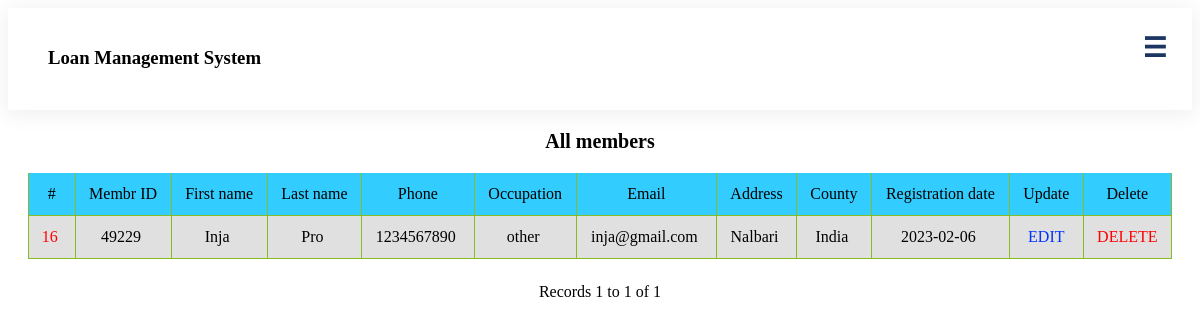
The page /admin/displaymember.php (signed in) on the database as committed earlier.
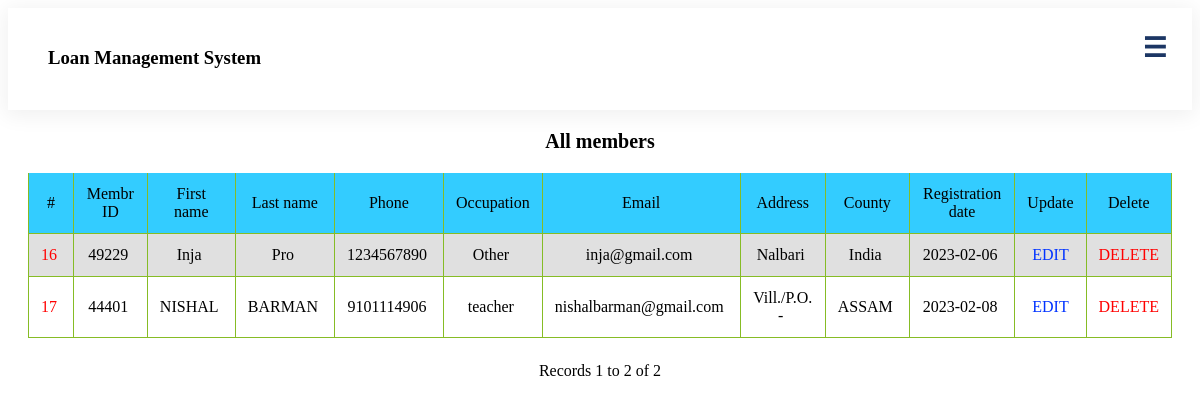
The same page on the database as committed later.
### tables this page shows
CREATE TABLE `member` (
  `id` int(5) NOT NULL,
  `memberId` int(8) NOT NULL,
  `fName` varchar(15) NOT NULL,
  `lName` varchar(15) NOT NULL,
  `gender` varchar(6) NOT NULL,
  `phone` varchar(13) NOT NULL,
  `occupation` varchar(20) NOT NULL,
  `email` varchar(30) NOT NULL,
  `password` varchar(15) NOT NULL,
  `address` varchar(12) NOT NULL,
  `county` varchar(20) NOT NULL,
  `district` varchar(20) NOT NULL,
  `location` varchar(20) NOT NULL,
  `dob` date NOT NULL,
  `regDate` date NOT NULL
);

### admin/displaymember.php (the view, shortened to what this page needs)
<?php require_once('../Connections/mlms.php'); ?>
<?php
$maxRows_dispmember = 10;
$pageNum_dispmember = 0;
$startRow_dispmember = $pageNum_dispmember * $maxRows_dispmember;
mysqli_select_db($mlms, $database_mlms);
$query_dispmember = "SELECT id, memberId, fName, lName, phone, occupation, email, address, county, regDate FROM member";
$query_limit_dispmember = sprintf("%s LIMIT %d, %d", $query_dispmember, $startRow_dispmember, $maxRows_dispmember);
$dispmember = mysqli_query($mlms, $query_limit_dispmember) or die(mysql_error());
$row_dispmember = mysqli_fetch_assoc($dispmember);
if (isset($_GET['totalRows_dispmember'])) {
    $totalRows_dispmember = $_GET['totalRows_dispmember'];
} else {
    $all_dispmember = mysqli_query($mlms, $query_dispmember);
    $totalRows_dispmember = mysqli_num_rows($all_dispmember);
}
?>
<html>
<head>
    <link rel="stylesheet" type="text/css" href="../Assets/css/style.css">
</head>
<body>
    <?php include '../header/admin.php'; ?>
    <center>
        <div class="main">
            <div class="container">
                <h3 class="llTl">All members</h3>
                <table border="0" align="center">
                    <table align="center" id="id01" class="responsive-table">
                        <tr bgcolor="#33CCFF">
                            <td>#</td>
                            <td>Membr ID</td>
                            <td>First name</td>
                            <td>Last name</td>
                            <td>Phone</td>
                            <td>Occupation</td>
                            <td>Email</td>
                            <td>Address</td>
                            <td>County</td>
                            <td>Registration date</td>
                            <td>Update</td>
                            <td>Delete</td>
                        </tr>
                        <?php
                        do { ?>
                            <tr>
                                <td><a href="managemember.php?recordID=<?php echo $row_dispmember['id']; ?>">
                                        <?php echo $row_dispmember['id']; ?>&nbsp; </a></td>
                                <td>
                                    <?php echo $row_dispmember['memberId']; ?>&nbsp;
                                </td>
                                <td>
                                    <?php echo $row_dispmember['fName']; ?>&nbsp;
                                </td>
                                <td>
                                    <?php echo $row_dispmember['lName']; ?>&nbsp;
                                </td>
                                <td>
                                    <?php echo $row_dispmember['phone']; ?>&nbsp;
                                </td>
                                <td>
                                    <?php echo $row_dispmember['occupation']; ?>&nbsp;
                                </td>
                                <td>
                                    <?php echo $row_dispmember['email']; ?>&nbsp;
                                </td>
                                <td>
                                    <?php echo $row_dispmember['address']; ?>&nbsp;
                                </td>
                                <td>
                                    <?php echo $row_dispmember['county']; ?>&nbsp;
                                </td>
                                <td>
                                    <?php echo $row_dispmember['regDate']; ?>&nbsp;
                                </td>
                                <td><a href="updatemember.php?memberId=<?php echo $row_dispmember['memberId']; ?>"
                                        style="text-decoration:none">
                                        <font color="#0033FF">EDIT</font>
                                    </a></td>
                                <td><a href="deletemember.php?memberId=<?php echo $row_dispmember['memberId']; ?>"
                                        style="text-decoration:none">
                                        <font color="#FF0000">DELETE</font>
                                    </a></td>
                            </tr>
                        <?php } while ($row_dispmember = mysqli_fetch_assoc($dispmember)); ?>
                    </table>
                    Records
                    <?php echo ($startRow_dispmember + 1) ?> to
                    <?php echo min($startRow_dispmember + $maxRows_dispmember, $totalRows_dispmember) ?> of
                    <?php echo $totalRows_dispmember ?>
                    <br />
                    <table border="0">
                        <tr>
                            <td>
                            </td>
                            <td>
                            </td>
                            <td>
                            </td>
                            <td>
                            </td>
                        </tr>
                    </table>
            </div>
        </div>
    </center>
</body>
</html>

### header/admin.php (shortened to what this page needs)
<link rel="stylesheet" href="https://cdnjs.cloudflare.com/ajax/libs/font-awesome/6.0.0-beta3/css/all.min.css" />
<header>
    <div class="head_container">
        <div class="logo">
            <h3>Loan Management System</h3>
        </div>
        <div class="menu" id="myTopnav">
            <ul>
                <a href="javascript:void(0);" style="font-size:15px;" class="icon" onclick="openNav()">&#9776;</a>
            </ul>
        </div>
    </div>
</header>

### Assets/css/style.css (style rules this page uses)
.main { padding-left: 20px; padding-right: 20px; }
.llTl { font-size: 20px; font-weight: bold; text-align: center; }
a { text-decoration: none; color: red; }
.main { display: block; }
body { position: relative; }
tr { text-align: center; vertical-align: middle; }
.responsive-table { width: 100%; margin-bottom: 1.5em; border-spacing: 0; }
@media (min-width: 48em) { .responsive-table { font-size: 0.9em; } }
@media (min-width: 62em) { .responsive-table { font-size: 1em; } }
.responsive-table tbody, .responsive-table tr, .responsive-table th, .responsive-table td { display: block; padding: 0; text-align: left; white-space: normal; }
@media (min-width: 48em) { .responsive-table tr { display: table-row; } }
.responsive-table th, .responsive-table td { padding: 0.5em; vertical-align: middle; }
@media (min-width: 30em) { .responsive-table th, .responsive-table td { padding: 0.75em 0.5em; } }
@media (min-width: 48em) { .responsive-table th, .responsive-table td { display: table-cell; padding: 0.5em; } }
@media (min-width: 62em) { .responsive-table th, .responsive-table td { padding: 0.75em 0.5em; } }
@media (min-width: 75em) { .responsive-table th, .responsive-table td { padding: 0.75em; } }
.responsive-table tbody tr { margin-bottom: 1em; }
@media (min-width: 48em) { .responsive-table tbody tr { display: table-row; border-width: 1px; } }
.responsive-table tbody tr:last-of-type { margin-bottom: 0; }
@media (min-width: 48em) { .responsive-table tbody tr:nth-of-type(even) { background-color: rgba(0, 0, 0, 0.12); } }
.responsive-table tbody td { text-align: right; }
@media (min-width: 48em) { .responsive-table tbody td { border-left: 1px solid #86bc25; border-bottom: 1px solid #86bc25; text-align: center; } }
@media (min-width: 48em) { .responsive-table tbody td:last-of-type { border-right: 1px solid #86bc25; } }

### header/admin.php (style rules this page uses)
body { font-family: Raleway; }
header { border: black; border-width: 2px; box-shadow: 0px 3px 20px 3px rgba(0, 0, 0, 0.06); }
.head_container { padding: 20px; overflow: hidden; }
.logo { float: left; margin-left: 20px; }
.menu { margin-top: 5px; float: right; }
.menu ul { list-style-type: none; margin-right: -10px; }
.menu a { text-decoration: none; font-weight: 500; color: #1c3664; padding: 10px; padding-left: 15px; padding-right: 15px; }
.icon { display: none; }
.menu { margin: 0; }
.icon { font-weight: 900 !important; font-size: 27px !important; padding: 0; margin: 0; margin-top: -22px; display: flex; }

Rows that differ between the two databases and show on the page:
changed member "Inja": occupation "other" → "Other"
added member: id "17", memberId "44401", fName "NISHAL", lName "BARMAN", phone "9101114906", occupation "teacher", email "nishalbarman@gmail.com", address "Vill./P.O. -", county "ASSAM", regDate "2023-02-08"
Other text that changed with them:
min($startRow_dispmember + $maxRows_dispmember, $totalRows_dispmember): "1" → "2"
$totalRows_dispmember: "1" → "2"
